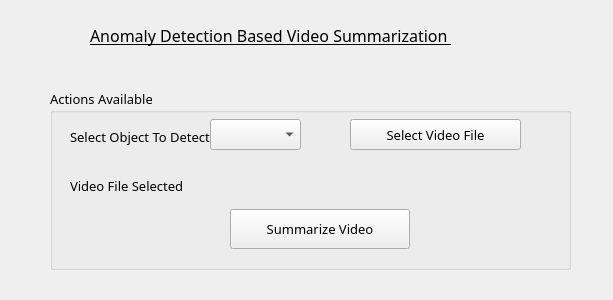
<?xml version="1.0" encoding="UTF-8"?>
<ui version="4.0">
 <class>MainWindow</class>
 <widget class="QMainWindow" name="MainWindow">
  <property name="geometry">
   <rect>
    <x>0</x>
    <y>0</y>
    <width>613</width>
    <height>300</height>
   </rect>
  </property>
  <property name="windowTitle">
   <string>Videos Anomaly Detection</string>
  </property>
  <widget class="QWidget" name="centralwidget">
   <widget class="QLabel" name="title">
    <property name="geometry">
     <rect>
      <x>90</x>
      <y>10</y>
      <width>421</width>
      <height>51</height>
     </rect>
    </property>
    <property name="font">
     <font>
      <family>Lucida Calligraphy</family>
      <pointsize>12</pointsize>
      <underline>true</underline>
     </font>
    </property>
    <property name="text">
     <string>Anomaly Detection Based Video Summarization </string>
    </property>
   </widget>
   <widget class="QGroupBox" name="groupBox">
    <property name="geometry">
     <rect>
      <x>50</x>
      <y>89</y>
      <width>521</width>
      <height>181</height>
     </rect>
    </property>
    <property name="font">
     <font>
      <family>Mongolian Baiti</family>
      <pointsize>10</pointsize>
     </font>
    </property>
    <property name="title">
     <string>Actions Available</string>
    </property>
    <widget class="QLabel" name="label">
     <property name="geometry">
      <rect>
       <x>20</x>
       <y>40</y>
       <width>140</width>
       <height>16</height>
      </rect>
     </property>
     <property name="text">
      <string>Select Object To Detect</string>
     </property>
    </widget>
    <widget class="QComboBox" name="comboBox">
     <property name="geometry">
      <rect>
       <x>160</x>
       <y>30</y>
       <width>91</width>
       <height>31</height>
      </rect>
     </property>
     <property name="currentText">
      <string extracomment="Choose"/>
     </property>
     <property name="maxVisibleItems">
      <number>200</number>
     </property>
    </widget>
    <widget class="QPushButton" name="select_video">
     <property name="geometry">
      <rect>
       <x>300</x>
       <y>30</y>
       <width>171</width>
       <height>31</height>
      </rect>
     </property>
     <property name="text">
      <string>Select Video File</string>
     </property>
    </widget>
    <widget class="QLabel" name="label_2">
     <property name="geometry">
      <rect>
       <x>20</x>
       <y>90</y>
       <width>130</width>
       <height>13</height>
      </rect>
     </property>
     <property name="text">
      <string>Video File Selected</string>
     </property>
    </widget>
    <widget class="QLabel" name="video_file_path">
     <property name="geometry">
      <rect>
       <x>160</x>
       <y>90</y>
       <width>310</width>
       <height>13</height>
      </rect>
     </property>
     <property name="text">
      <string/>
     </property>
    </widget>
    <widget class="QPushButton" name="summarize_video">
     <property name="geometry">
      <rect>
       <x>180</x>
       <y>120</y>
       <width>180</width>
       <height>40</height>
      </rect>
     </property>
     <property name="text">
      <string>Summarize Video</string>
     </property>
    </widget>
   </widget>
  </widget>
 </widget>
 <resources/>
 <connections/>
</ui>
